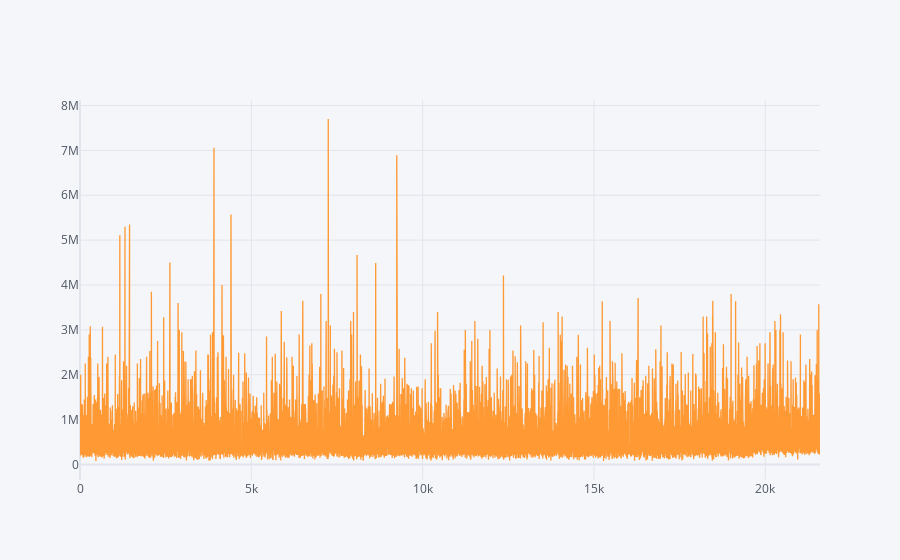

Source (notebook cell):
### Code cell
df['price'].iplot()

### Figure 1 — Plotly figure (JSON) as saved in the notebook; plotly's stock layout.template omitted (floating-point values rounded to 4 significant figures; data arrays with more than 128 entries replaced by an {"elided": "..."} marker saying what was removed)
{"data": [{"line": {"color": "rgba(255, 153, 51, 1.0)", "dash": "solid", "shape": "linear", "width": 1.3}, "mode": "lines", "name": "price", "text": "", "type": "scatter", "x": {"elided": "21597 int values"}, "y": {"elided": "21597 int values"}}], "layout": {"legend": {"bgcolor": "#F5F6F9", "font": {"color": "#4D5663"}}, "paper_bgcolor": "#F5F6F9", "plot_bgcolor": "#F5F6F9", "title": {"font": {"color": "#4D5663"}}, "xaxis": {"gridcolor": "#E1E5ED", "showgrid": true, "tickfont": {"color": "#4D5663"}, "title": {"font": {"color": "#4D5663"}, "text": ""}, "zerolinecolor": "#E1E5ED"}, "yaxis": {"gridcolor": "#E1E5ED", "showgrid": true, "tickfont": {"color": "#4D5663"}, "title": {"font": {"color": "#4D5663"}, "text": ""}, "zerolinecolor": "#E1E5ED"}}}
